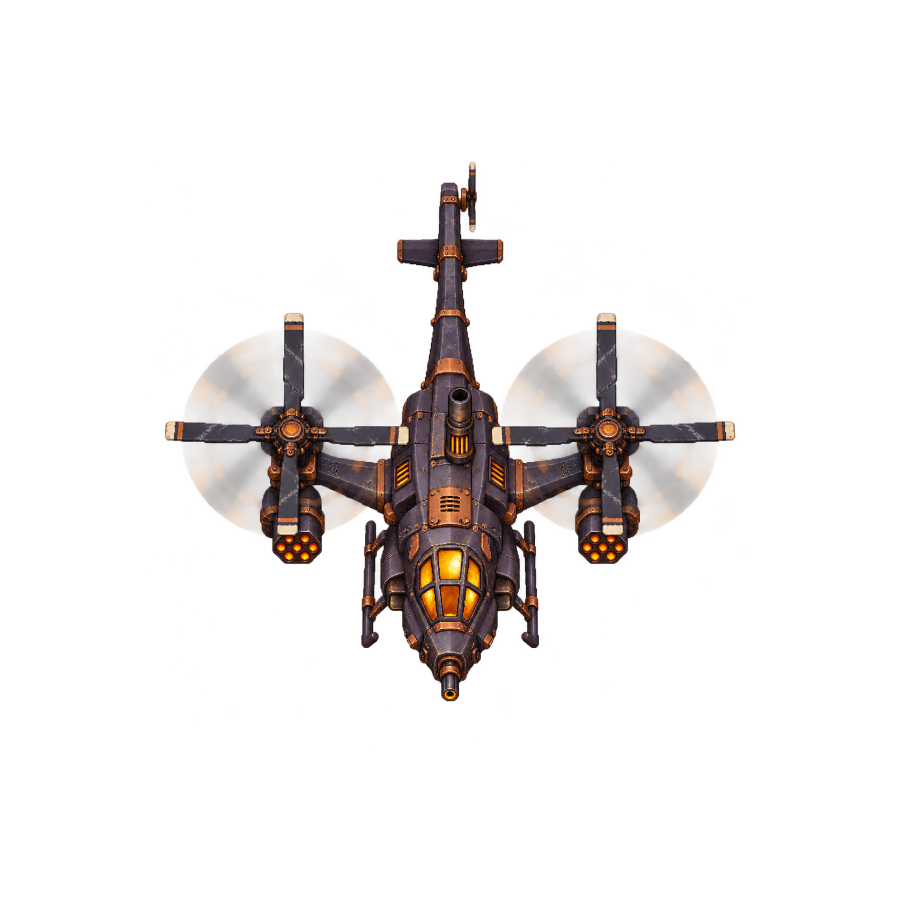
#> input picture Pause/Assets/Art/Enemies/src~/helicopters/ember_heli_b.png, 1800 x 1800 px (shown at 1/2 size); the run also reads 1 picture not shown here
$ python build_helicopter.py
#> lines starting #> are read from the running program, lines starting #| are printed output that depends on the picture
"""Helicopter enemy strips (Ember + Tide): Resources/Enemies/<key>.png = 7 square 192 px cells
(0-3 idle: rotor spin, 4-5 tell: hot parts bloom, 6 hit flash).

The Codex-painted gunship (src/<name>.png, top-down, nose down, no outline) is scaled once; each rotor's blades are
lifted off it (the pixels they covered are filled in from their surroundings -> a blade-less "plate"), and every cell
puts the SAME plate down and lays the blades back at a new angle (plus two faint ghost blades = motion blur). So the
hull, pods, canopy and wings are pixel-identical in all seven cells; only rotors (idle), glow (tell) and a white wash
(hit) change. Nearest-neighbour is not used: the work happens at 4x (768 px cells) and is box-filtered down to 192.

  python3 build_helicopter.py ember_fighter_5 [...]
"""
from __future__ import annotations
import math, sys
from pathlib import Path
import numpy as np
from PIL import Image, ImageFilter

HERE = Path(__file__).resolve().parent
REPO = HERE.parents[6]
RES = REPO / "Pause/Assets/Art/Resources/Enemies"
CELL, K = 192, 4
W = CELL * K
SPRITE_W = 640   # work px the sprite is scaled to (160 px final)

# key -> spec. rotors: (hub x, hub y, blade angles deg (screen, 0 = right, 90 = down), blade half-width, blade length,
#                      per-blade length overrides {angle: len}, hub radius, spin direction)   all in SOURCE-crop px
SPECS = {
    "ember_fighter_5": dict(
        src="ember_heli_b.png",
        rotors=[
            dict(hub=(307, 574), angles=(0, 90, 180, 270), hw=33, length=252, cut={0: 232}, hubr=70, spin=1, phase=0.0, disc=250),
            dict(hub=(942, 573), angles=(0, 90, 180, 270), hw=33, length=252, cut={180: 232}, hubr=70, spin=-1, phase=11.0, disc=250),
        ],
        muzzles=[(627, 1100)],
        glow=(255, 236, 150),
    ),
    "tide_fighter_5": dict(
        src="tide_heli_a.png",
        rotors=[
            dict(hub=(625, 590), angles=(37, 143, 217, 323), hw=48, length=700, cut={}, hubr=62, spin=1, phase=0.0, disc=0, gate="bone", clean=True),
        ],
        muzzles=[(625, 1150)],
        glow=(200, 255, 232), hot="teal",
    ),
    "tide_fighter_6": dict(
        src="tide_heli_b.png",
        rotors=[
            dict(hub=(630, 180), angles=(0, 90, 180, 270), hw=34, length=235, cut={90: 180, 270: 180}, hubr=64, spin=1, phase=0.0, disc=0, gate="bone"),
            dict(hub=(630, 690), angles=(0, 90, 180, 270), hw=34, length=275, cut={90: 205, 270: 205}, hubr=78, spin=-1, phase=14.0, disc=0, gate="bone"),
        ],
        muzzles=[(627, 1180), (508, 1045), (746, 1045)],
        glow=(200, 255, 232), hot="teal",
    ),
}
IDLE_STEP = 22.5          # degrees a rotor turns between idle cells (a four-blade cross repeats every 90)
TELL_ANGLES = (11.0, 33.0)
HIT_ANGLE = 5.0


def premult(img):
    a = np.asarray(img.convert("RGBA"), np.float32) / 255.0
    a[..., :3] *= a[..., 3:4]
    return a


def unpremult(p):
    out = p.copy()
    a = np.clip(p[..., 3:4], 0, 1)
    out[..., :3] = np.where(a > 1e-4, p[..., :3] / np.maximum(a, 1e-4), 0)
    out = np.clip(out, 0, 1)
    return Image.fromarray((out * 255 + .5).astype(np.uint8), "RGBA")


def resize_pm(p, size, method):
    ch = []
    for c in range(4):
        im = Image.fromarray(np.ascontiguousarray(p[..., c]), "F").resize(size, method)
        ch.append(np.asarray(im, np.float32))
    return np.stack(ch, -1)


def fill(p, known, iters=60):
    """Diffuse the known premultiplied pixels into the unknown ones."""
    p = p.copy()
    k = known.astype(np.float32)
    for _ in range(iters):
        if k.min() >= 1: break
        pk = p * k[..., None]
        def box(x):
            s = np.zeros_like(x)
            for dy in (-1, 0, 1):
                for dx in (-1, 0, 1):
                    s += np.roll(np.roll(x, dy, 0), dx, 1)
            return s
        num, den = box(pk), box(k)
        new = (den > 0) & (k < 1)
        p[new] = num[new] / den[new][:, None]
        k = np.where(new, 1.0, k)
    return p


def dilate(m, r):
    out = m.copy()
    for _ in range(r):
        o = out.copy()
        for dy, dx in ((1, 0), (-1, 0), (0, 1), (0, -1)):
            o |= np.roll(np.roll(out, dy, 0), dx, 1)
        out = o
    return out


class Heli:
    def __init__(self, key):
        spec = SPECS[key]
        self.key, self.spec = key, spec
        src = Image.open(HERE / spec["src"]).convert("RGBA")
        self.ref = src.getbbox()[:2]                      # spec coordinates are measured in this crop's frame
        a = np.asarray(src)[..., 3]
        ys, xs = np.nonzero(a > 16)                        # the painted sprite (stray faint alpha does not count)
        vis = (xs.min(), ys.min(), xs.max() + 1, ys.max() + 1)
        self.vis = vis
        crop = src.crop(vis)
        self.scale = min(spec.get("fit_w", SPRITE_W) / crop.width, spec.get("fit_h", 700) / crop.height)
        sw, sh = round(crop.width * self.scale), round(crop.height * self.scale)
        pm = resize_pm(premult(crop), (sw, sh), Image.LANCZOS)
        self.ox, self.oy = (W - sw) // 2, (W - sh) // 2
        canvas = np.zeros((W, W, 4), np.float32)
        canvas[self.oy:self.oy + sh, self.ox:self.ox + sw] = pm
        self.base = canvas
        self.build_plate()

    def to_work(self, pt):
        return (self.ox + (pt[0] + self.ref[0] - self.vis[0]) * self.scale, self.oy + (pt[1] + self.ref[1] - self.vis[1]) * self.scale)

    def build_plate(self):
        base = self.base
        yy, xx = np.mgrid[0:W, 0:W].astype(np.float32)
        plate = base.copy()
        self.blades = []
        allmask = np.zeros((W, W), bool)
        zone = np.zeros((W, W), bool)
        for r in self.spec["rotors"]:
            hx, hy = self.to_work(r["hub"])
            s = self.scale
            m = np.zeros((W, W), bool)
            for ang in r["angles"]:
                rad = math.radians(ang)
                dx, dy = xx - hx, yy - hy
                along = dx * math.cos(rad) + dy * math.sin(rad)
                perp = -dx * math.sin(rad) + dy * math.cos(rad)
                ln = r["cut"].get(ang, r["length"]) * s
                m |= (np.abs(perp) < r["hw"] * s) & (along > r["hubr"] * s) & (along < ln)
            zone |= m
            m &= base[..., 3] > .9          # blades are opaque; the faint disc under them is not
            if r.get("gate") == "bone":     # blade stock = bone-white / neutral grey / brass; the navy hull under it stays
                un = base[..., :3] / np.maximum(base[..., 3:4], 1e-4)
                mx, mn = un.max(-1), un.min(-1)
                neutral = ((mx - mn) < .2) & (un.mean(-1) > .22)
                gold = (un[..., 0] > un[..., 2] + .16) & (un[..., 0] > .28) & (un[..., 0] > un[..., 1])
                m &= neutral | gold
            m = dilate(m, 2)
            allmask |= m
            layer = np.zeros_like(base)
            layer[m] = base[m]
            self.blades.append((hx, hy, layer, r))
        known = ~allmask
        # fill the unknown from the plate with the opaque blade pixels excluded (disc / hull / pod beneath)
        plate = fill(base * known[..., None], known, 80)
        # the fill must not invent alpha outside the rotor discs/hull: it only runs under the blade masks, so it cannot
        self.plate = np.where(allmask[..., None], plate, base)
        if any(r.get("clean") for r in self.spec["rotors"]):
            # no blur disc under these blades: whatever faint alpha is left in the bars' zone is blade fringe -> clear it
            z = dilate(zone, 3) & (self.plate[..., 3] < .6)
            self.plate[z] = 0
        self.hubs_only = None

    def rotor_layer(self, theta):
        """Premultiplied RGBA of every rotor's blades at spin angle `theta` (+ phase), with two ghost blades behind."""
        out = np.zeros_like(self.base)
        for hx, hy, layer, r in self.blades:
            ang = (theta * r["spin"] + r["phase"])
            for lag, wgt in ((22.0, .10), (11.0, .22), (0.0, 1.0)):
                rot = self.rotate(layer, hx, hy, ang - lag * r["spin"])
                rot = rot * wgt
                out = rot + out * (1 - rot[..., 3:4])
        return out

    @staticmethod
    def rotate(layer, hx, hy, deg):
        if abs(deg) < 1e-6: return layer
        # rotate about the hub: pad crop around the hub to keep it quick
        R = 330
        x0, y0 = int(hx) - R, int(hy) - R
        sub = layer[max(0, y0):y0 + 2 * R, max(0, x0):x0 + 2 * R]
        out = np.zeros_like(layer)
        ch = []
        cx, cy = hx - max(0, x0), hy - max(0, y0)
        for c in range(4):
            im = Image.fromarray(np.ascontiguousarray(sub[..., c]), "F").rotate(-deg, Image.BICUBIC, center=(cx, cy))
            ch.append(np.asarray(im, np.float32))
        out[max(0, y0):max(0, y0) + sub.shape[0], max(0, x0):max(0, x0) + sub.shape[1]] = np.stack(ch, -1)
        return np.clip(out, 0, 1)

    def frame(self, theta, t_glow=0.0, hit=0.0):
        plate = self.plate.copy()
        if t_glow > 0:
            plate = self.glow(plate, t_glow)
        rot = self.rotor_layer(theta)
        f = rot + plate * (1 - rot[..., 3:4])
        if hit > 0:
            a = f[..., 3:4]
            white = np.array([1, 1, 1], np.float32)
            f[..., :3] = f[..., :3] * (1 - hit) + white * hit * np.clip(a, 0, 1)
        return f

    def glow(self, plate, t):
        c = np.array(self.spec["glow"], np.float32) / 255.0
        un = np.asarray(unpremult(plate), np.float32) / 255.0
        a = un[..., 3]
        if self.spec.get("hot") == "teal":
            hot = (un[..., 1] > .55) & (un[..., 2] > .45) & (un[..., 0] < .62) & (a > .85)
        else:
            hot = (un[..., 0] > .78) & (un[..., 1] > .42) & (un[..., 2] < .45) & (a > .85)
        hotf = hot.astype(np.float32)
        out = plate.copy()
        # the hot parts shift toward the glow colour
        out[..., :3] = out[..., :3] * (1 - hotf[..., None] * t * .98) + c * (hotf[..., None] * t * .98) * out[..., 3:4]
        # bloom round them (halo reaches a little past the hull, additive warm light)
        bl = Image.fromarray((hotf * 255).astype(np.uint8)).filter(ImageFilter.GaussianBlur(20))
        bloom = np.asarray(bl, np.float32) / 255.0
        bloom = np.clip(bloom * 4.5, 0, 1) * t * 1.0
        warm = np.array([1.0, .62, .18], np.float32)
        add_a = bloom * (1 - out[..., 3])
        out[..., :3] += (warm[None, None] * add_a[..., None])
        out[..., 3] += add_a
        # muzzle flare
        yy, xx = np.mgrid[0:W, 0:W].astype(np.float32)
        fl = np.zeros((W, W), np.float32)
        for mpt in self.spec["muzzles"]:
            mx, my = self.to_work(mpt)
            d = np.hypot(xx - mx, yy - my)
            fl = np.maximum(fl, np.clip(1 - d / (30 * t + 6), 0, 1) ** 1.5 * t)
        fa = fl * (1 - out[..., 3] * 0)  # over the barrel as well
        flc = np.array([1.0, .92, .55], np.float32)
        out[..., :3] = out[..., :3] * (1 - fa[..., None]) + flc * fa[..., None]
        out[..., 3] = np.clip(out[..., 3] + fa * (1 - out[..., 3]), 0, 1)
        return np.clip(out, 0, 1)

    def strip(self):
        cells = []
        thetas = [0, IDLE_STEP, IDLE_STEP * 2, IDLE_STEP * 3]
        frames = [self.frame(t) for t in thetas]
        frames.append(self.frame(TELL_ANGLES[0], .55))
        frames.append(self.frame(TELL_ANGLES[1], 1.0))
        frames.append(self.frame(HIT_ANGLE, 0, .55))
        out = Image.new("RGBA", (CELL * 7, CELL))
        for i, f in enumerate(frames):
            small = resize_pm(f, (CELL, CELL), Image.BOX)
            out.paste(unpremult(small), (i * CELL, 0))
        return out, frames


def main():
    keys = sys.argv[1:] or list(SPECS)
    for key in keys:
        h = Heli(key)
        strip, frames = h.strip()
        dst = HERE / "out"
        dst.mkdir(exist_ok=True)
        strip.save(dst / f"{key}.png")
        print("wrote", dst / f"{key}.png", strip.size)
#> this loop made 3 passes
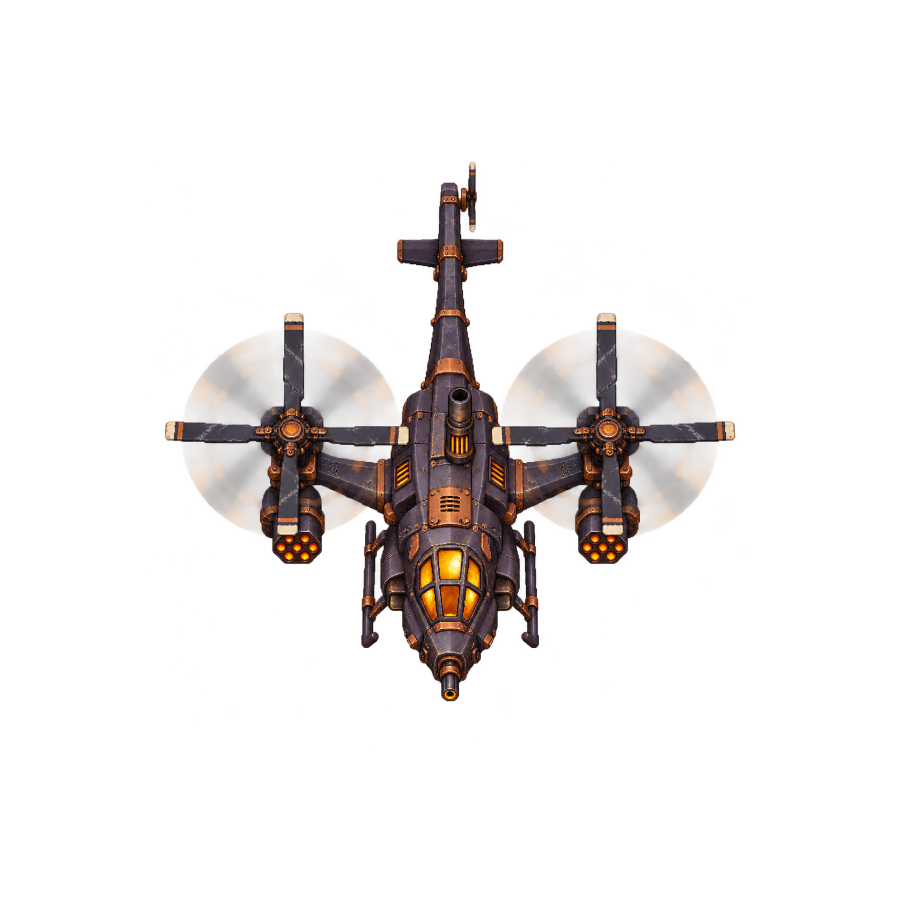
#> input picture Pause/Assets/Art/Enemies/src~/helicopters/ember_heli_b.png, 1800 x 1800 px (shown at 1/2 size)
#> pass 1, in __init__, `a = np.asarray(src)[..., 3]`:
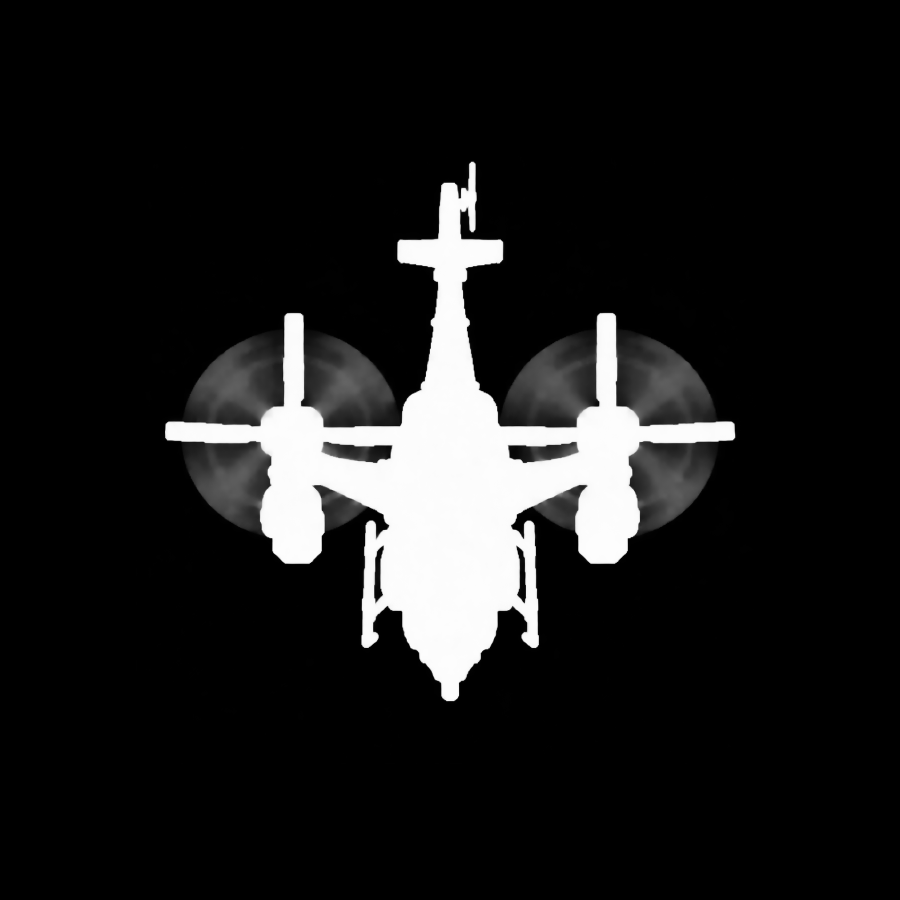
#> a: shape (1800, 1800) (shown at 1/2 size); min 0, max 255, mean 27
#> pass 1, in __init__, `crop = src.crop(vis)`:
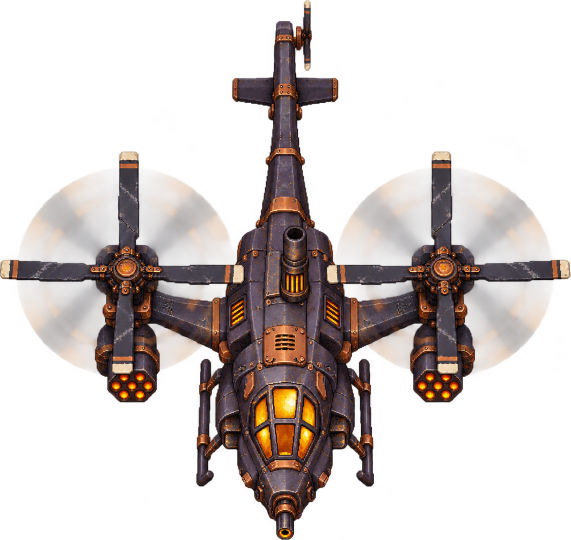
#> crop: PIL image 1141x1080 RGBA (shown at 1/2 size); mean R, G, B, A 39.8, 28.8, 25.4, 71.1; transparent parts drawn white
#> pass 1, in __init__, `pm = resize_pm(premult(crop), (sw, sh), Image.LANCZOS)`:
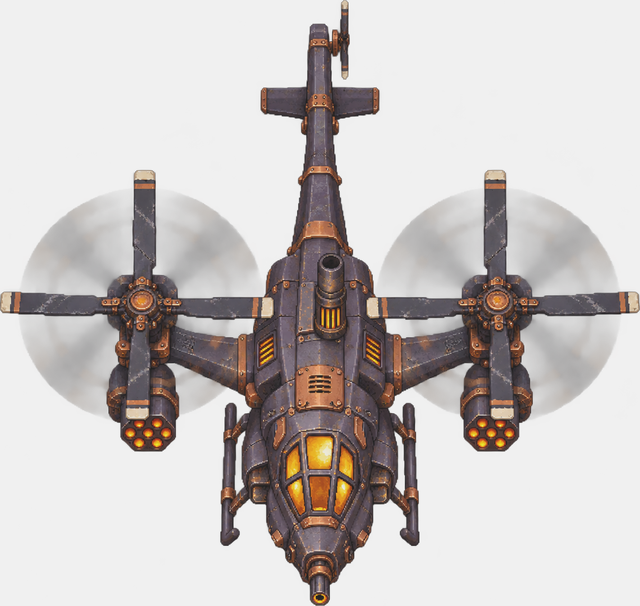
#> pm: shape (606, 640, 4) float32; mean R, G, B, A 0.0989, 0.0707, 0.0628, 0.279; transparent parts drawn white
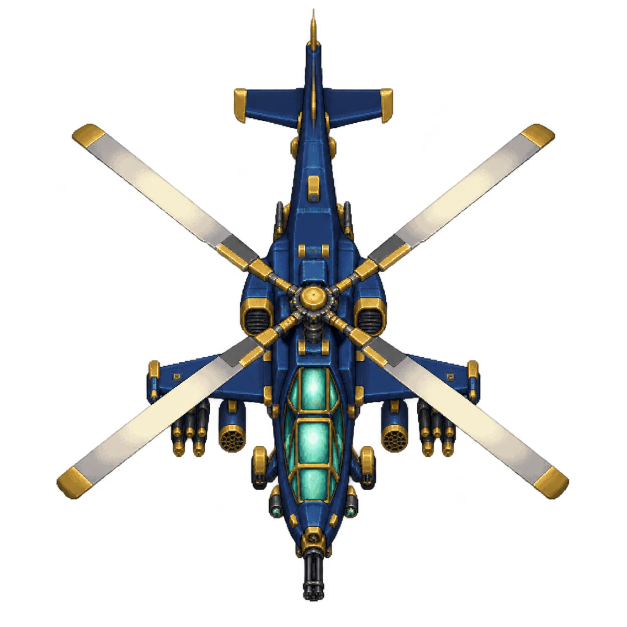
#> input picture Pause/Assets/Art/Enemies/src~/helicopters/tide_heli_a.png, 1254 x 1254 px (shown at 1/2 size)
#> after the loop:
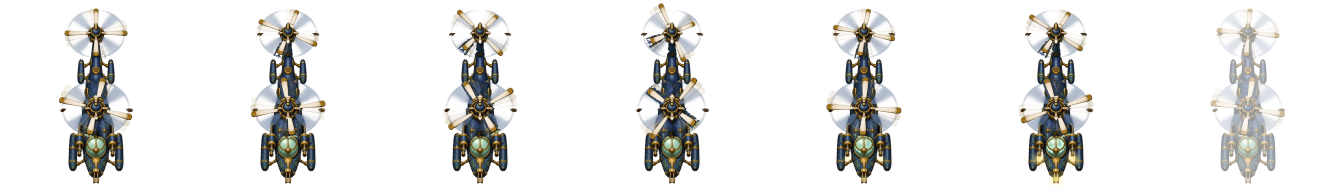
#> strip: PIL image 1344x192 RGBA; mean R, G, B, A 28.6, 28, 26, 39.4; transparent parts drawn white


if __name__ == "__main__":
    main()
